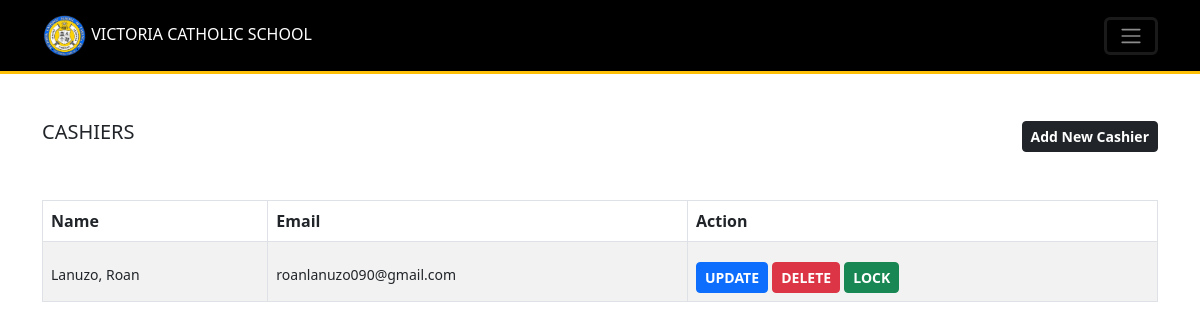
Screenshot of /Resources/views/admin/cashiers.php (signed in) with the database file from the repository.
### tables this page shows
CREATE TABLE `users` (
  `id` int(11) NOT NULL,
  `role` varchar(255) DEFAULT NULL,
  `school_number` varchar(255) DEFAULT NULL,
  `first_name` varchar(255) DEFAULT NULL,
  `middle_name` varchar(255) DEFAULT NULL,
  `last_name` varchar(255) DEFAULT NULL,
  `email` varchar(255) DEFAULT NULL,
  `phone` varchar(20) DEFAULT NULL,
  `lrn` varchar(20) DEFAULT NULL,
  `is_locked` tinyint(1) DEFAULT 0,
  `login_attempts` int(11) NOT NULL DEFAULT 0,
  `gender` enum('Male','Female') DEFAULT NULL,
  `birthday` date DEFAULT NULL,
  `street_no` varchar(100) DEFAULT NULL,
  `street` varchar(255) DEFAULT NULL,
  `village` varchar(500) DEFAULT NULL,
  `barangay` varchar(255) DEFAULT NULL,
  `city_municipality` varchar(500) DEFAULT NULL,
  `province` varchar(255) DEFAULT NULL,
  `zip_code` varchar(100) DEFAULT NULL,
  `occupation` varchar(255) DEFAULT NULL,
  `guardian_type` enum('mother','father','guardian') DEFAULT NULL,
  `password` varchar(255) DEFAULT NULL,
  `remember_token` varchar(100) DEFAULT NULL,
  `created_at` timestamp NOT NULL DEFAULT current_timestamp(),
  `updated_at` timestamp NOT NULL DEFAULT current_timestamp() ON UPDATE current_timestamp()
);

### Backend-routes/admin/includes_get_all_cashiers_route.php (called while the page is built, shortened)
<?php
try {
    require_once $_SERVER['DOCUMENT_ROOT']."/Middleware/CheckIfAdmin.php";
    $role = 'cashier';
    $stmt = $conn->prepare("SELECT * FROM users WHERE role = ? ORDER BY updated_at DESC");
    $stmt->bind_param("s", $role);
    $stmt->execute();
    $result = $stmt->get_result();
} catch (Exception $e) {
    error_log("Error: " . $e->getMessage());
    echo json_encode(['error' => $e->getMessage()]);
}
?>

### Resources/views/admin/cashiers.php (the view, shortened to what this page needs)
<?php
require_once $_SERVER['DOCUMENT_ROOT']."/Middleware/CheckIfAdmin.php";
require_once $_SERVER['DOCUMENT_ROOT']."/Backend-routes/admin/includes_get_all_cashiers_route.php";
require_once "../includes/header_layout.php";
function convertTxt($string = null){
  return $string == null ? '' : ucwords(strtolower($string));
}
?>
<body>
    <?php
        include "includes/navbar.php";
     ?>
     <div class="container mt-5">
        <div class="d-flex justify-content-between align-items-center mb-5">
          <h5 >CASHIERS</h5>
          <a href="#" class="btn btn-sm fw-bold btn-dark" data-bs-toggle="modal" data-bs-target="#addModal">Add New Cashier</a>
        </div>
           <div class="table-responsive">
              <table class="table table-bordered table-striped"  id="teachersTable">
                <thead>
                  <tr>
                    <th scope="col">Name</th>
                    <th scope="col">Email</th>
                    <th scope="col">Action</th>
                  </tr>
                </thead>
                <tbody id="tbody-teachers">
                  <?php
                  foreach($result as $row){
                    $lockQuestion = $row['is_locked'] == 1 ? 'Are you sure you want to unlock this account?' : 'Are you sure you want to lock this account?';
                    ?>
                    <tr>
                      <td>
                          <small class="text-dark"><?php echo convertTxt($row['last_name'].", ".$row['first_name']) ?></small>
                      </td>
                      <td>
                          <small class="text-dark"><?php echo $row['email'] ?></small>
                      </td>
                      <td>
                          <a class="btn btn-sm btn-primary fw-bold" href="update-cashier.php?id=<?php echo $row['id'] ?>">UPDATE</a>
                          <button class="btn btn-sm btn-danger fw-bold" onclick="confirmDelete('../../../Backend-routes/admin/delete_cashier_route.php?id=<?php echo $row['id'] ?>')">DELETE</button>
                          <form class="d-inline" method="GET" action="../../../Backend-routes/admin/lock_user.php" onsubmit="submitRequest('lockUser<?php echo $row['id'] ?>', event, '<?php echo $lockQuestion; ?>')" id="lockUser<?php echo $row['id'] ?>">
                          <?php
                            if($row['is_locked'] == 1){
                              echo '<button class="btn btn-sm fw-bold btn-dark" type="submit">LOCKED</button>';
                            }else{
                              echo '<button class="btn btn-sm fw-bold btn-success" type="submit">LOCK</button>';
                            }
                          ?>
                          </form>
                      </td>
                    </tr>
                  <?php
                   }
                  ?>
                </tbody>
              </table>
           </div>
     </div>
</body>
<?php
	require_once "../includes/includes_scripts.php";
?>

### Resources/css/style.css (style rules this page uses)
th, td { white-space: nowrap !important; }
tr td { padding-top: 20px !important; }
table { width: 100% !important; border-top: 1px solid black; }

### rows the page displays
users: last_name+first_name "Lanuzo, Roan", email "roanlanuzo090@gmail.com", is_locked "LOCK"
